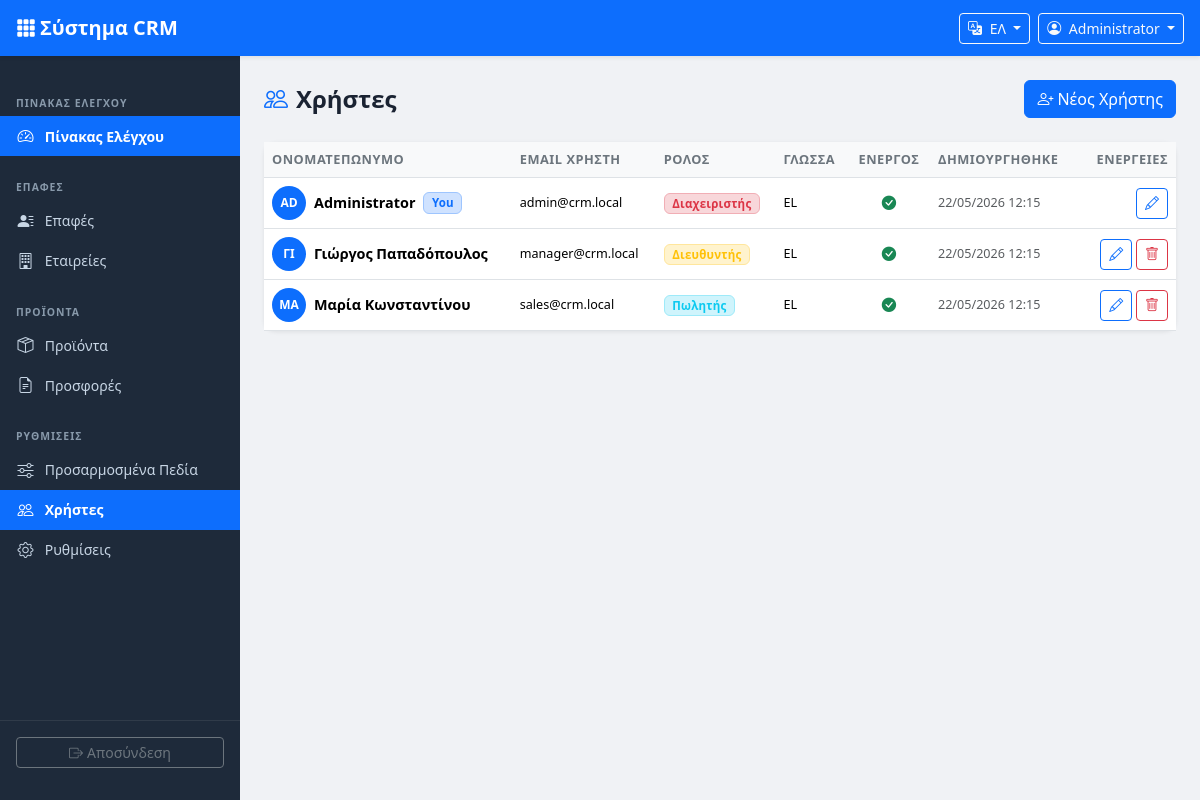
Screenshot of /users/index.php (signed in) with the database file from the repository.
### tables this page shows
CREATE TABLE IF NOT EXISTS users (
    id INT UNSIGNED AUTO_INCREMENT PRIMARY KEY,
    name VARCHAR(100) NOT NULL,
    email VARCHAR(150) NOT NULL UNIQUE,
    password_hash VARCHAR(255) NOT NULL,
    role ENUM('admin','manager','sales') NOT NULL DEFAULT 'sales',
    language ENUM('el','en') NOT NULL DEFAULT 'el',
    active TINYINT(1) NOT NULL DEFAULT 1,
    created_at TIMESTAMP DEFAULT CURRENT_TIMESTAMP
);

### includes/functions.php (called while the page is built, shortened)
<?php
function getLang(): array {
    static $lang = null;
    if ($lang !== null) return $lang;
    $code = $_SESSION['user_lang'] ?? DEFAULT_LANG;
    $file = __DIR__ . '/../lang/' . $code . '.php';
    $lang = require $file;
    return $lang;
}
function t(string $key, string $fallback = ''): string {
    $lang = getLang();
    return $lang[$key] ?? ($fallback ?: $key);
}
function e(mixed $val): string {
    return htmlspecialchars((string)$val, ENT_QUOTES | ENT_SUBSTITUTE, 'UTF-8');
}
function formatDateTime(?string $dt): string {
    try {
        $d = new DateTime($dt);
        return $d->format('d/m/Y H:i');
    } catch (Exception $e) {
        return $dt;
    }
}

### users/index.php (the view, shortened to what this page needs)
<?php
require_once __DIR__ . '/../includes/header.php';
$db    = getDB();
$users = $db->query('SELECT * FROM users ORDER BY name ASC')->fetchAll();
?>
<div class="page-header">
    <h1><i class="bi bi-people me-2 text-primary"></i><?= e(t('users')) ?></h1>
    <a href="<?= APP_URL ?>/users/add.php" class="btn btn-primary">
        <i class="bi bi-person-plus me-1"></i><?= e(t('add_user')) ?>
    </a>
</div>
<div class="card card-shadow">
    <div class="table-responsive">
        <table class="table table-hover table-crm mb-0">
            <thead>
                <tr>
                    <th><?= e(t('user_name')) ?></th>
                    <th><?= e(t('user_email')) ?></th>
                    <th><?= e(t('user_role')) ?></th>
                    <th><?= e(t('user_language')) ?></th>
                    <th class="text-center"><?= e(t('user_active')) ?></th>
                    <th><?= e(t('created_at')) ?></th>
                    <th class="action-col"><?= e(t('actions')) ?></th>
                </tr>
            </thead>
            <tbody>
            <?php if (empty($users)): ?>
            <tr><td colspan="7" class="text-center text-muted py-4"><?= e(t('no_results')) ?></td></tr>
            <?php else: ?>
            <?php foreach ($users as $u): ?>
            <tr>
                <td>
                    <div class="d-flex align-items-center gap-2">
                        <div class="rounded-circle bg-primary text-white d-flex align-items-center justify-content-center flex-shrink-0"
                             style="width:34px;height:34px;font-size:0.75rem;font-weight:700;">
                            <?= e(mb_strtoupper(mb_substr($u['name'], 0, 2))) ?>
                        </div>
                        <span class="fw-semibold"><?= e($u['name']) ?></span>
                        <?php if ((int)$u['id'] === (int)$_SESSION['user_id']): ?>
                        <span class="badge bg-primary-subtle text-primary border border-primary-subtle">You</span>
                        <?php endif; ?>
                    </div>
                </td>
                <td class="small"><?= e($u['email']) ?></td>
                <td>
                    <?php
                    $roleColors = ['admin'=>'danger','manager'=>'warning','sales'=>'info'];
                    $roleColor  = $roleColors[$u['role']] ?? 'secondary';
                    ?>
                    <span class="badge bg-<?= $roleColor ?>-subtle text-<?= $roleColor ?> border border-<?= $roleColor ?>-subtle">
                        <?= e(t('role_' . $u['role'])) ?>
                    </span>
                </td>
                <td class="small"><?= e(strtoupper($u['language'])) ?></td>
                <td class="text-center">
                    <?= $u['active'] ? '<i class="bi bi-check-circle-fill text-success"></i>' : '<i class="bi bi-x-circle-fill text-danger"></i>' ?>
                </td>
                <td class="small text-muted"><?= formatDateTime($u['created_at']) ?></td>
                <td class="action-col">
                    <a href="<?= APP_URL ?>/users/edit.php?id=<?= $u['id'] ?>" class="btn btn-sm btn-outline-primary"><i class="bi bi-pencil"></i></a>
                    <?php if ((int)$u['id'] !== (int)$_SESSION['user_id']): ?>
                    <a href="<?= APP_URL ?>/users/delete.php?id=<?= $u['id'] ?>" class="btn btn-sm btn-outline-danger"
                       data-confirm="<?= e(t('confirm_delete')) ?>"><i class="bi bi-trash"></i></a>
                    <?php endif; ?>
                </td>
            </tr>
            <?php endforeach; ?>
            <?php endif; ?>
            </tbody>
        </table>
    </div>
</div>
<?php require_once __DIR__ . '/../includes/footer.php'; ?>

### assets/css/style.css (style rules this page uses)
:root { --sidebar-width: 240px; --navbar-height: 56px; --sidebar-bg: #1e2a3a; --sidebar-hover: #2d3f55; --sidebar-active: #0d6efd; --sidebar-text: #c8d6e5; --sidebar-section: #8899aa; }
body.crm-body { background-color: #f0f2f5; font-family: 'Segoe UI', system-ui, -apple-system, sans-serif; font-size: 0.9rem; }
.page-header { display: flex; align-items: center; justify-content: space-between; margin-bottom: 1.5rem; flex-wrap: wrap; gap: 0.75rem; }
.page-header h1 { font-size: 1.5rem; font-weight: 700; color: #1a2332; margin: 0; }
.table-crm th { background-color: #f8f9fa; font-size: 0.8rem; font-weight: 600; text-transform: uppercase; letter-spacing: 0.04em; color: #6c757d; white-space: nowrap; border-top: none; }
.table-crm td { vertical-align: middle; }
.table-crm .action-col { width: 100px; text-align: right; white-space: nowrap; }
.badge { font-size: 0.72rem; font-weight: 600; letter-spacing: 0.02em; padding: 0.35em 0.65em; }
.card-shadow { border: none; box-shadow: 0 1px 4px rgba(0,0,0,0.08); border-radius: 12px; }

### rows the page displays
users: name "AD", name "Administrator", shows "You", email "admin@crm.local", role "Διαχειριστής", language "EL", active 1 (drawn), created_at "22/05/2026 12:15"
users: name "ΓΙ", name "Γιώργος Παπαδόπουλος", email "manager@crm.local", role "Διευθυντής", language "EL", active 1 (drawn), created_at "22/05/2026 12:15"
users: name "ΜΑ", name "Μαρία Κωνσταντίνου", email "sales@crm.local", role "Πωλητής", language "EL", active 1 (drawn), created_at "22/05/2026 12:15"

### other values shown
t('app_name') "Σύστημα CRM"
$currentUser['name'] "Administrator"
t('dashboard') "ΠΊΝΑΚΑΣ ΕΛΈΓΧΟΥ"
t('dashboard') "Πίνακας Ελέγχου"
t('contacts') "ΕΠΑΦΈΣ"
t('contacts') "Επαφές"
t('companies') "Εταιρείες"
t('products') "ΠΡΟΪΌΝΤΑ"
t('products') "Προϊόντα"
t('offers') "Προσφορές"
t('settings') "ΡΥΘΜΊΣΕΙΣ"
t('custom_fields') "Προσαρμοσμένα Πεδία"
t('users') "Χρήστες"
t('settings') "Ρυθμίσεις"
t('logout') "Αποσύνδεση"
